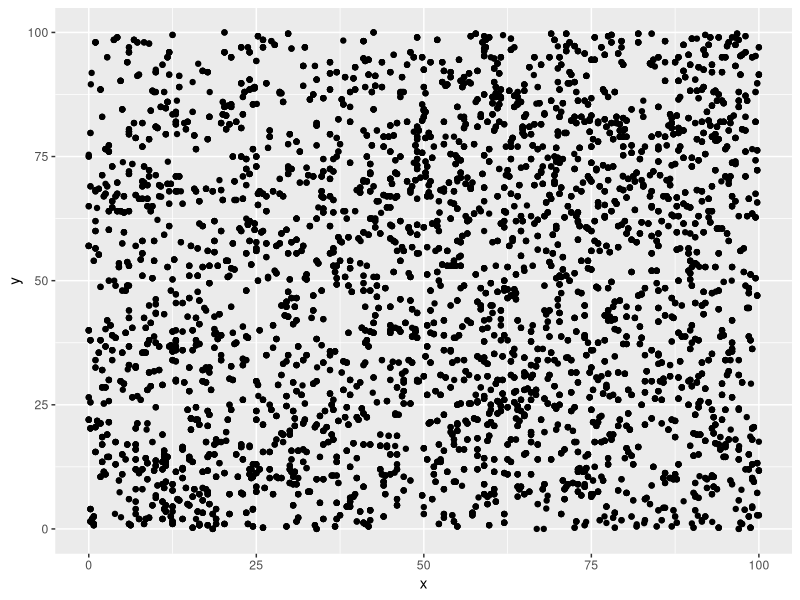
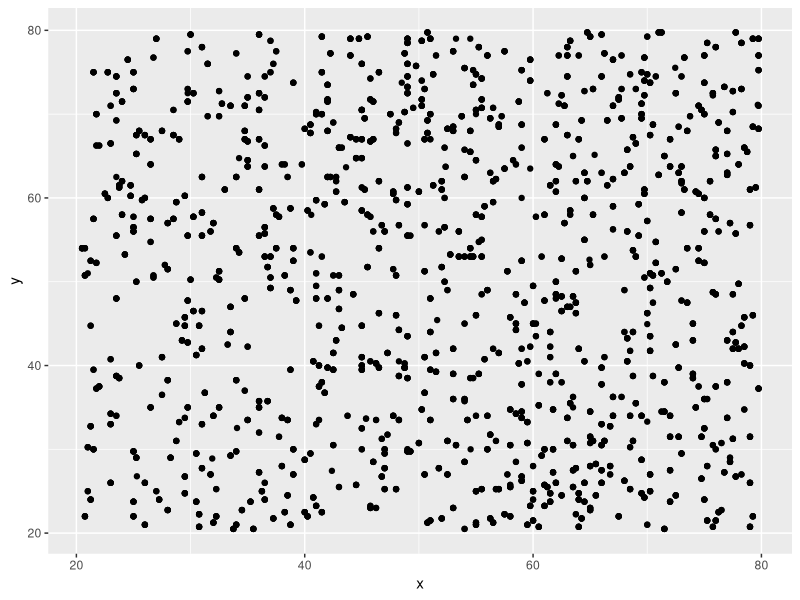
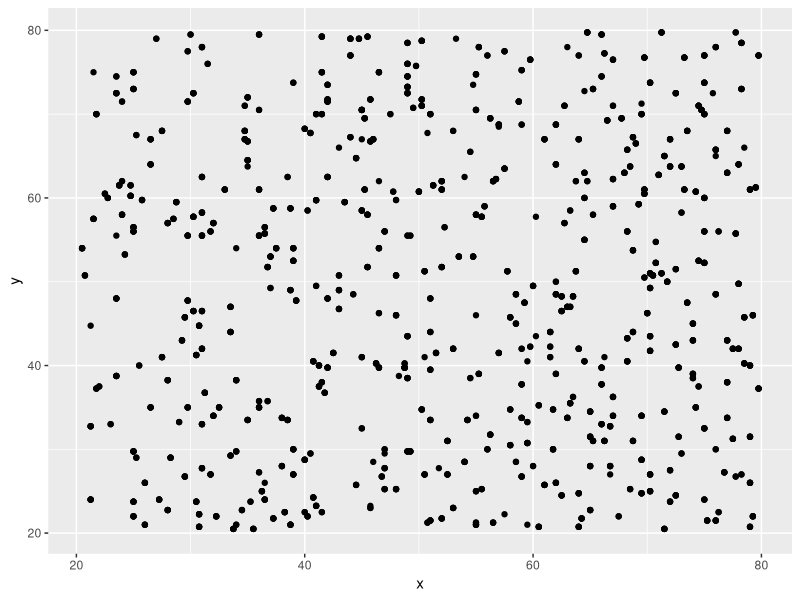

These charts were generated, in order, by the following R code:
library(ggplot2)

# for original data: update = 0
# for updated data: update = 1
update = TRUE

meta = read.csv('data/D1823/D1823_meta.csv', stringsAsFactors = FALSE)
rw = read.csv('data/D1823/D1823_rw.csv', stringsAsFactors = FALSE)

if (update) {
  meta = read.csv('data/D1823/D1823_meta_update.csv', stringsAsFactors = FALSE)
  rw = read.csv('data/D1823/D1823_rw_update.csv', stringsAsFactors = FALSE)
}

meta[which((meta$stem_id == 1109)&(meta$year == 2019)), 'dbh'] = meta[which((meta$stem_id == 1109)&(meta$year == 2019)), 'dbh'] /10

# meta = meta[which(meta$status_id %in% c('A', 'AS', 'AL')),]

# subset the data to smaller region
ggplot(data=meta) + 
  geom_point(aes(x=x,y=y)) 

hi = 80
lo = 20
meta_sub = meta[which((meta$x<hi)&(meta$x>lo)&(meta$y<hi)&(meta$y>lo)),]
# subset the data to smaller region
ggplot(data=meta_sub) + 
  geom_point(aes(x=x,y=y)) 

meta_sub = meta_sub[which(meta_sub$dbh>10),]
# subset the data to smaller region
ggplot(data=meta_sub) + 
  geom_point(aes(x=x,y=y)) 

meta_sub = meta_sub[which(!is.na(meta_sub$dbh)),]
# meta_sub = meta_sub[which(meta_sub$year %in% c(1994, 2004, 2011, 2019)),]

length(unique(meta_sub$stem_id))

rw_sub = rw[which(rw$stem_id %in% meta_sub$stem_id),]
length(unique(rw_sub$stem_id))

rw_stem_ids = unique(rw_sub$stem_id)

# meta_sub = meta_sub[which(meta_sub$stem_id %in% rw_stem_ids),]

stem_ids = unique(meta_sub$stem_id)
N_trees = length(stem_ids)
species_ids = unique(meta_sub$species_id)

stat_ids = seq(1, N_trees)
meta_sub$stat_id = match(meta_sub$stem_id, stem_ids)
meta_sub$species_code = match(meta_sub$species_id, species_ids)

year_lo = 1900
year_hi = 2019
if (update){
  year_hi = 2021
}
years = seq(year_lo, year_hi)

N_years = length(years)
years_idx = seq(1, N_years)

N_cores = nrow(rw_sub)

d = meta_sub$dbh
d2tree = stat_ids[match(meta_sub$stem_id, stem_ids)]
d2year = match(meta_sub$year, years)
d2species = meta_sub$species_code
N_dbh = length(d)

rw_stat_id = stat_ids[match(rw_sub$stem_id, stem_ids)]
rw_sub = data.frame(stat_id = rw_stat_id, rw_sub)
rw_sub = rw_sub[order(rw_sub$stat_id),]
y = data.frame(matrix(NA, nrow=N_trees, ncol=ncol(rw_sub)))
y[match(rw_sub$stem_id, stem_ids),] = rw_sub

# meta_sub$species_code[match(rw_sub$stat_id, meta_sub$stat_id)]

# rw_sub = rw_sub[match(rw_sub$stem_id, stem_ids),]
y = y[,which(substr(colnames(rw_sub), 2, 5) %in% years)]
if (!update){
if (year_hi>2013) {
  y = data.frame(y, matrix(-999, nrow=N_trees, ncol=year_hi-2013))
}
}

logy = log(y)
# idx_order = match(rw_sub$stem_id, stem_ids)
# logy = logy[idx_order,]
# core2tree = stat_ids[match(rw_sub$stem_id, stem_ids)]
core2tree = stat_ids
core2species = meta_sub$species_code[match(core2tree, meta_sub$stat_id)]
core2stemids = stem_ids

logy[is.na(logy)] = -999

rw_year_start = apply(logy, 1, which.min)
rw_year_end   = apply(logy, 1, which.max)

# int<lower=0> N_trees;
# int<lower=0> N_years;
# int<lower=0> N_species;
# int<lower=0> N_cores;
# 
# matrix[N_cores, N_years] y;
# int<lower=0> core2tree[N_cores];
# 
# real d[N_trees];
# int<lower=0> d2tree[N_trees];
# int<lower=0> d2year[N_trees];

N_trees
N_years
N_cores
N_dbh
y
logy
core2tree
core2species
d
d2tree
d2year

if (update) {
  fname = 'data/D1823/D1823_input_update.RDS'
} else {
  fname = 'data/D1823/D1823_input.RDS'
}

saveRDS(list(N_trees = N_trees, 
             N_years = N_years,
             # N_species
             N_cores = N_cores,
             N_dbh = N_dbh,
             y = y,
             logy = logy,
             rw_year_start = rw_year_start,
             rw_year_end = rw_year_end,
             core2tree = core2tree,
             core2species = core2species,
             core2stemids = core2stemids,
             d = d,
             d2tree = d2tree,
             d2year = d2year,
             d2species = d2species,
             sig_d_obs = 0.02,
             species_ids = species_ids,
             years = years
             ),
        file=fname)
